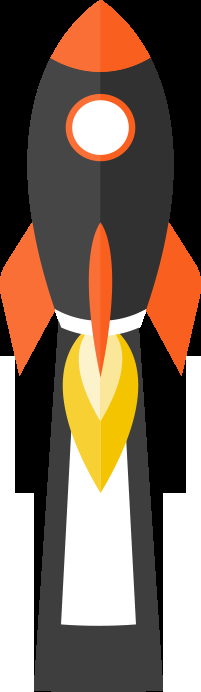
//> input picture 2021/blueprints/eng_symposium_application/rocket.png, 201 x 692 px, given in place of the camera
$ ./rtp   (built with g++ and OpenCV 4)
//> lines starting //> are read from the running program, lines starting //| are printed output that depends on the picture

#include <opencv2/dnn.hpp>
#include <opencv2/dnn/shape_utils.hpp>
#include <opencv2/imgproc.hpp>
#include <opencv2/highgui.hpp>

#include <fstream>
#include <iostream>
#include <cstdlib>
#include <sys/time.h>
#include <unistd.h>
#include <time.h>

#undef CV_VX_SHOW
#ifdef CV_VX_SHOW
#include "fboutput/cvvxdisplay.hpp"
#endif

using namespace cv;
using namespace std;

int motion_detect_avg(int cameraDevice, int contoursThresh) {
//> called with cameraDevice = 0, contoursThresh = 1000
    VideoCapture cap;
    Mat frame, avg, gray, frameDelta, thresh, a1;
	vector<vector<Point> > cnts;
    int i, ret, init_avg, motion_detected;
    ofstream mfile("/bd0a/motion_log.txt");
    time_t ct, pt;

    ret = -1;
    init_avg = 0;
	motion_detected = 0;

    time(&pt);
    try {
        cap = VideoCapture(cameraDevice);
        if(!cap.isOpened()) {
            cout << "Couldn't find camera: " << cameraDevice << endl;
            return -1;
        }
        cap.set(CAP_PROP_FRAME_WIDTH, 640);

        for(i = 0; i < 1000; i++) {
		    cap >> frame;
//> frame is the input picture: 692 rows x 201 cols, CV_8UC3; mean B, G, R 88.8, 104.8, 125.1

		    printf("\033[2J");
			printf("\033[1;1H");

		    if (frame.empty())
		    {
		    	ret = -1;
		        break;
		    }

#ifdef __VXWORKS__
            cvtColor(frame, frame, COLOR_BGRA2BGR);
#endif

		    cvtColor(frame, gray, COLOR_BGR2GRAY);
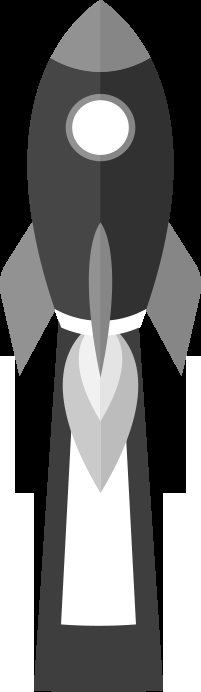
//> gray: 692 rows x 201 cols, CV_8UC1; min 0, max 255, mean 109
		    GaussianBlur(gray, gray, Size(21, 21), 0);
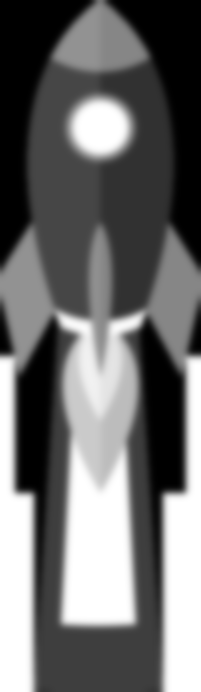
//> gray: 692 rows x 201 cols, CV_8UC1; min 0, max 255, mean 109.1

            if (!init_avg) {
                init_avg = 1;
                gray.convertTo(avg, CV_32F);
            }

            accumulateWeighted(gray, avg, 0.5);
            convertScaleAbs(avg, a1);
		    absdiff(gray, a1, frameDelta);
//> frameDelta: 692 rows x 201 cols, CV_8UC1; every value is 0
		    threshold(frameDelta, thresh, 25, 255, THRESH_BINARY);

		    dilate(thresh, thresh, Mat(), Point(-1,-1), 2);
		    findContours(thresh, cnts, RETR_EXTERNAL, CHAIN_APPROX_SIMPLE);
//> cnts = 0 contours
            motion_detected = 0;

		    for(int i = 0; i< cnts.size(); i++) {
		        if(contourArea(cnts[i]) >= contoursThresh) {
					motion_detected = 1;
#if 0
		    		printf("%s:%d - contourArea(cnts[%d]) = %f motion_detected = %d\n", __FUNCTION__, __LINE__,
		    			i, contourArea(cnts[i]), motion_detected);
#endif
				    putText(frame, "Motion Detected", Point(10, 20), FONT_HERSHEY_SIMPLEX, 0.75, Scalar(0,0,255),2);
				    break;
		        }
		    }
//> this loop made 0 passes
            if (motion_detected) {
                time(&ct);
                if (ct != pt) {
					cout << "Motion@" << ctime(&ct) << endl;
                    mfile << "Motion@" << ctime(&ct) << endl;
					pt = ct;
                }
            } else {
                cout << "No motion detected" << endl;
            }
#ifdef CV_VX_SHOW
		    imshow("thresh", thresh);
		    imshow("delta", frameDelta);
		    imshow("frame", frame);
#endif

		}
	} catch( cv::Exception& e )
	{
		const char* err_msg = e.what();
		cout << "exception: " << e.what() << endl;
		ret = -1;
	} catch (...) {
        cout << "generic exception" << endl;
		ret = -1;
	}
    cap.release();
    mfile.close();

    return ret;
}

int main(int argc, char **argv) {
    motion_detect_avg(0, 1000);
}
